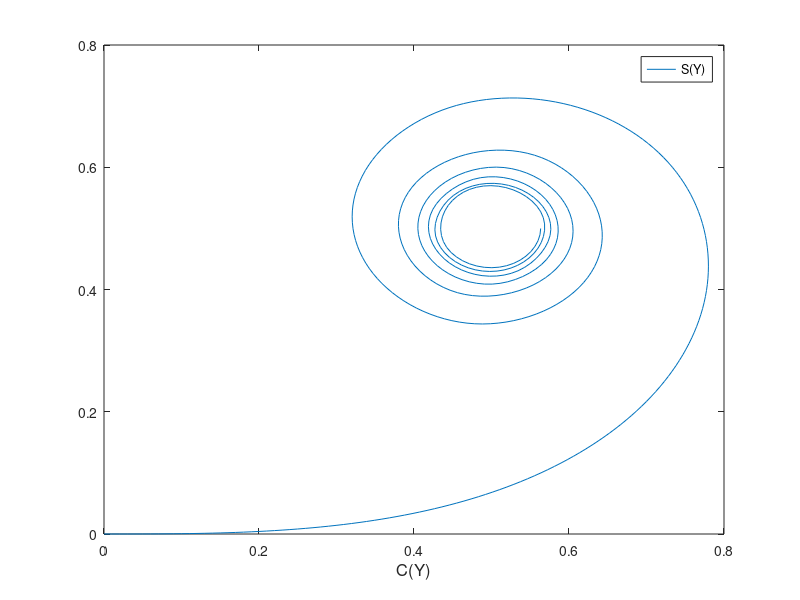

Here is the MATLAB script that generated this plot:
% DA3FECOR
% Cornu's spiral is obtained by plotting Fresnel's Integrals C(Y) and S(Y) on x and y
% axis, respectively.
% The highest value f of Y is globally defined
function DA3FECOR()

f=5;
Y=(0:0.01:f);

[t,SY] = ode45(@Sf,Y,[0]);
[t,CY] = ode45(@Cf,Y,[0]);


figure(1);
plot(CY,SY);
axis([0 0.8 0 0.8]);                
xlabel('C(Y)','Fontsize',12);
legend('S(Y)');





function Out=Sf(T,X)
Out = sin((pi/2)*T^2);
function Out=Cf(T,X)
Out = cos((pi/2)*T^2);
